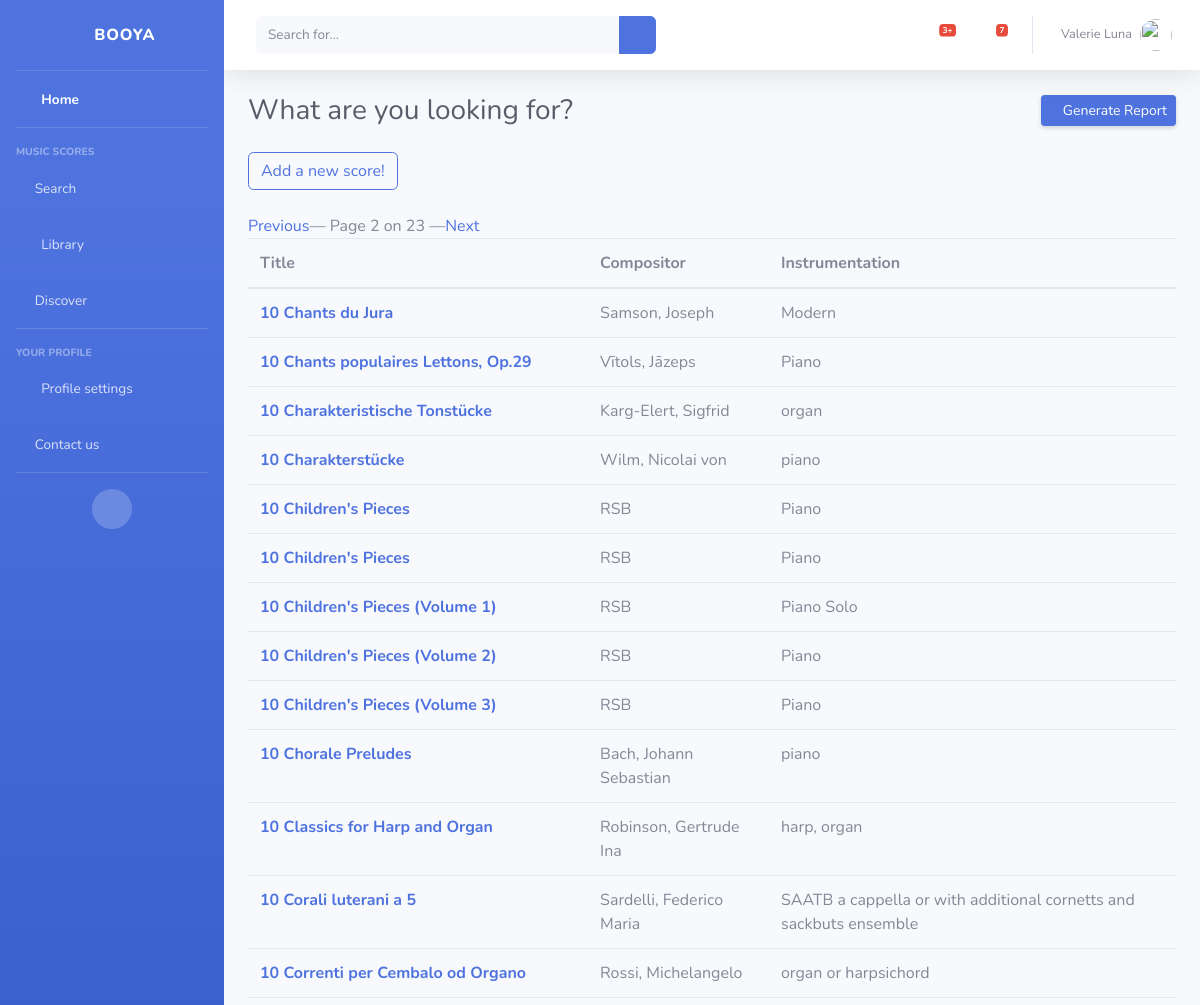
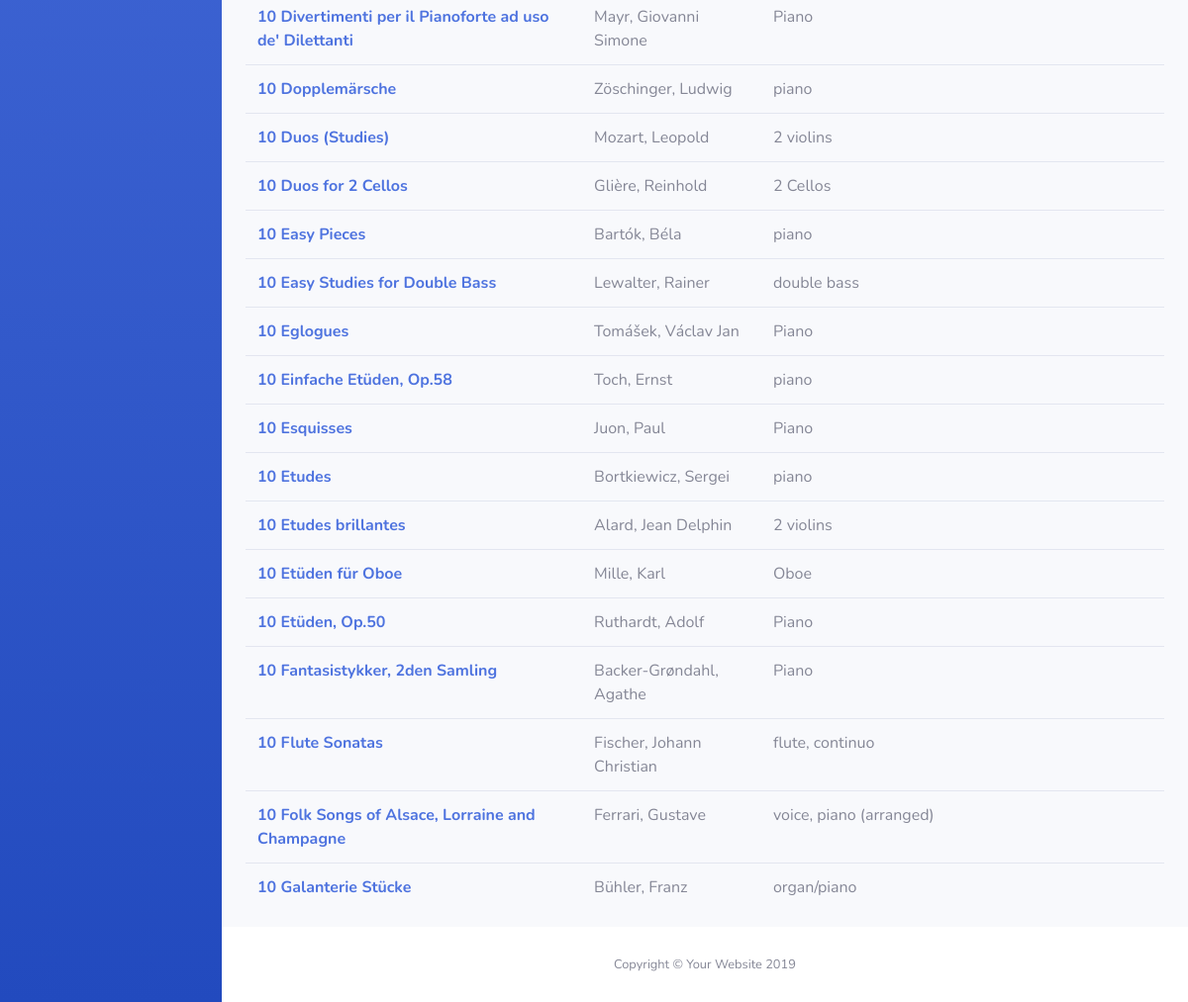
The app's page /home/scores_list?page=2 with its own data (2 pictures, top to bottom).
### search/models.py (models this page shows, shortened)
class Sheet(models.Model):
    title = models.CharField(max_length=100)
    subtitle = models.CharField(max_length=100, default='unknown')
    compositor = models.CharField(max_length=42, default='unknown')
    instrumentation = models.CharField(max_length=155, default='unknown')
    pdf_link = models.URLField(max_length=200, default='unknown')
    sections = models.CharField(max_length=100, default='unknown')
    description = models.CharField(max_length=100, default='unknown')
    composition_date = models.IntegerField(default=0)
    first_interpretation_date = models.CharField(max_length=100, default='unknown')
    release_date = models.CharField(max_length=100, default='unknown')
    duration = models.CharField(max_length=100, default='unknown')
    compositor_period = models.CharField(max_length=100, default='unknown')
    editor = models.CharField(max_length=100, default='unknown')
    style = models.CharField(max_length=100, default='unknown')
    key = models.CharField(max_length=100, default='unknown')
    source = models.CharField(max_length=100, default='unknown')
    comments = models.CharField(max_length=1000, default='no comment')
    nb_instruments = models.IntegerField(default=0)
    difficulty = models.FloatField(default=0)
    popularity = models.FloatField(default=0)
    dedication = models.CharField(max_length=100, default='unknown')
    num_opus = models.CharField(max_length=100, default='unknown')
    download_date = models.DateTimeField(default=timezone.now,
                                verbose_name="Publication date",
                                null=True)
    commentaires = GenericRelation('Commentaire')
    class Meta:
        verbose_name = "Music score"
        ordering = ['title']

### search/views.py (the view)
# urls.py: path('scores_list', views.ListScores.as_view(), name="scores_list"),
class ListScores(ListView):
    model = Sheet
    context_object_name = "list_sheets"
    template_name = "search/scores_list.html"
    paginate_by = 30

### search/templates/search/scores_list.html (shortened to what this page needs)
<!DOCTYPE html>
<html lang="en">
{% extends "base.html" %}
{% block corps %}
<div class="container-fluid">
    {% block header_title %}
    <div class="d-sm-flex align-items-center justify-content-between mb-4">
        <h1 class="h3 mb-0 text-gray-800">What are you looking for?</h1>
        <a href="#" class="d-none d-sm-inline-block btn btn-sm btn-primary shadow-sm"><i
                class="fas fa-download fa-sm text-white-50"></i> Generate Report</a>
    </div>
    <a class="btn btn-outline-primary" href="{% url 'add_score' %}" role="button">Add a new score!</a>
    {% endblock %}
    <br>
    <br>
    <div class="pagination">
        {% if page_obj.has_previous %}
        <a href="?page={{ page_obj.previous_page_number }}">Previous </a> —
        {% endif %}
        Page {{ page_obj.number }} on {{ page_obj.paginator.num_pages }}
        {% if page_obj.has_next %}
        — <a href="?page={{ page_obj.next_page_number }}"> Next</a>
        {% endif %}
    </div>
    <table class="table">
        <thead>
        <tr>
            <th scope="col">Title</th>
            <th scope="col">Compositor</th>
            <th scope="col">Instrumentation</th>
        </tr>
        </thead>
        <tbody>
        {% for sheet in list_sheets %}
        <tr>
            <div class="sheet">
                <th scope="row"><a href="{% url 'read' sheet.id %}">{{ sheet.title }}</a></th>
                <td>{{ sheet.compositor }}</td>
                <td>{{ sheet.instrumentation }}</td>
            </div>
            {% empty %}
            <p>No sheet music</p>
            {% endfor %}
        </tr>
        </tbody>
    </table>
</div>
    {% endblock %}

### records on screen
Sheet: title "10 Chants du Jura", compositor "Samson, Joseph", instrumentation "Modern"
Sheet: title "10 Chants populaires Lettons, Op.29", compositor "Vītols, Jāzeps", instrumentation "Piano"
Sheet: title "10 Charakteristische Tonstücke", compositor "Karg-Elert, Sigfrid", instrumentation "organ"
Sheet: title "10 Charakterstücke", compositor "Wilm, Nicolai von", instrumentation "piano"
Sheet: title "10 Children's Pieces", compositor "RSB", instrumentation "Piano"
Sheet: title "10 Children's Pieces", compositor "RSB", instrumentation "Piano"
Sheet: title "10 Children's Pieces (Volume 1)", compositor "RSB", instrumentation "Piano Solo"
Sheet: title "10 Children's Pieces (Volume 2)", compositor "RSB", instrumentation "Piano"
Sheet: title "10 Children's Pieces (Volume 3)", compositor "RSB", instrumentation "Piano"
Sheet: title "10 Chorale Preludes", compositor "Bach, Johann Sebastian", instrumentation "piano"
Sheet: title "10 Classics for Harp and Organ", compositor "Robinson, Gertrude Ina", instrumentation "harp, organ"
Sheet: title "10 Corali luterani a 5", compositor "Sardelli, Federico Maria", instrumentation "SAATB a cappella or with additional cornetts and sackbuts ensemble"
Sheet: title "10 Correnti per Cembalo od Organo", compositor "Rossi, Michelangelo", instrumentation "organ or harpsichord"
Sheet: title "10 Divertimenti per il Pianoforte ad uso de' Dilettanti", compositor "Mayr, Giovanni Simone", instrumentation "Piano"
Sheet: title "10 Dopplemärsche", compositor "Zöschinger, Ludwig", instrumentation "piano"
Sheet: title "10 Duos (Studies)", compositor "Mozart, Leopold", instrumentation "2 violins"
Sheet: title "10 Duos for 2 Cellos", compositor "Glière, Reinhold", instrumentation "2 Cellos"
Sheet: title "10 Easy Pieces", compositor "Bartók, Béla", instrumentation "piano"
Sheet: title "10 Easy Studies for Double Bass", compositor "Lewalter, Rainer", instrumentation "double bass"
Sheet: title "10 Eglogues", compositor "Tomášek, Václav Jan", instrumentation "Piano"
Sheet: title "10 Einfache Etüden, Op.58", compositor "Toch, Ernst", instrumentation "piano"
Sheet: title "10 Esquisses", compositor "Juon, Paul", instrumentation "Piano"
Sheet: title "10 Etudes", compositor "Bortkiewicz, Sergei", instrumentation "piano"
Sheet: title "10 Etudes brillantes", compositor "Alard, Jean Delphin", instrumentation "2 violins"
Sheet: title "10 Etüden für Oboe", compositor "Mille, Karl", instrumentation "Oboe"
Sheet: title "10 Etüden, Op.50", compositor "Ruthardt, Adolf", instrumentation "Piano"
Sheet: title "10 Fantasistykker, 2den Samling", compositor "Backer-Grøndahl, Agathe", instrumentation "Piano"
Sheet: title "10 Flute Sonatas", compositor "Fischer, Johann Christian", instrumentation "flute, continuo"
Sheet: title "10 Folk Songs of Alsace, Lorraine and Champagne", compositor "Ferrari, Gustave", instrumentation "voice, piano (arranged)"
Sheet: title "10 Galanterie Stücke", compositor "Bühler, Franz", instrumentation "organ/piano"

### other values on screen
{{ page_obj.number }} "2"
{{ page_obj.paginator.num_pages }} "23"
